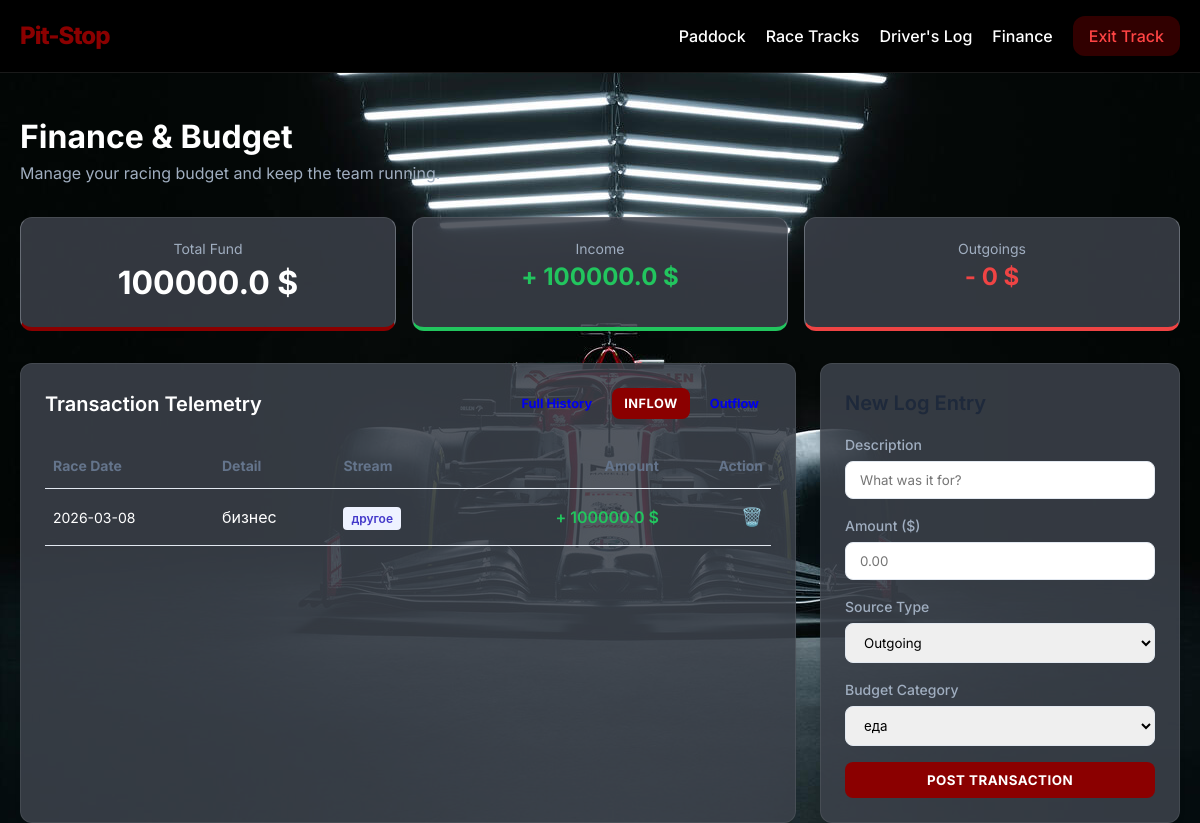
/finances?type=income (signed in), run on the app's committed database.
### app.py (models this page shows)
class Finance(db.Model):
    id         = db.Column(db.Integer, primary_key=True)
    title      = db.Column(db.String(200), nullable=False)
    amount     = db.Column(db.Float, nullable=False)
    type       = db.Column(db.String(10), nullable=False)
    category   = db.Column(db.String(50), default='другое')
    created_at = db.Column(db.DateTime, default=datetime.utcnow)
    user_id    = db.Column(db.Integer, db.ForeignKey('user.id'), nullable=False)

### app.py (the view)
@app.route('/finances')
@login_required
def finances():
    u = get_user()
    ftype    = request.args.get('type', 'all')
    q        = Finance.query.filter_by(user_id=u.id)
    if ftype in ('income', 'expense'): q = q.filter_by(type=ftype)
    all_recs = Finance.query.filter_by(user_id=u.id).all()
    income   = sum(f.amount for f in all_recs if f.type == 'income')
    expense  = sum(f.amount for f in all_recs if f.type == 'expense')
    cat_data = {}
    for f in all_recs:
        if f.type == 'expense':
            cat_data[f.category] = round(cat_data.get(f.category, 0) + f.amount, 2)
    return render_template('finances.html', user=u, records=q.order_by(Finance.created_at.desc()).all(),
                           income=round(income,2), expense=round(expense,2),
                           balance=round(income-expense,2), ftype=ftype,
                           categories=CATEGORIES, cat_data=cat_data)

### app.py (called while the page is built)
def login_required(f):
    @wraps(f)
    def decorated(*args, **kwargs):
        if 'user_id' not in session or User.query.get(session['user_id']) is None:
            session.pop('user_id', None) # Clear invalid session
            flash('Войдите в систему.', 'warning')
            return redirect(url_for('login'))
        return f(*args, **kwargs)
    return decorated

def get_user():
    return User.query.get(session['user_id']) if 'user_id' in session else None

### templates/finances.html (shortened to what this page needs)
{% extends "base.html" %}
{% block content %}
<div style="margin-top: 40px; margin-bottom: 32px;">
    <h1 style="font-size: 2rem; font-weight: 700; color: #fff;">Finance & Budget</h1>
    <p style="color: #a0aec0;">Manage your racing budget and keep the team running.</p>
</div>
<div class="stats-grid" style="grid-template-columns: repeat(auto-fit, minmax(240px, 1fr));">
    <div class="stat-card"
        style="border-bottom: 4px solid var(--primary); background: rgba(60,65,75,0.85); border-top: 1px solid rgba(255,255,255,0.1);">
        <div class="stat-label" style="color: #a0aec0;">Total Fund</div>
        <div class="stat-value" style="font-size: 2rem;">{{ balance }} $</div>
    </div>
    <div class="stat-card"
        style="border-bottom: 4px solid var(--success); background: rgba(60,65,75,0.85); border-top: 1px solid rgba(255,255,255,0.1);">
        <div class="stat-label" style="color: #a0aec0;">Income</div>
        <div class="stat-value" style="color: var(--success);">+ {{ income }} $</div>
    </div>
    <div class="stat-card"
        style="border-bottom: 4px solid var(--error); background: rgba(60,65,75,0.85); border-top: 1px solid rgba(255,255,255,0.1);">
        <div class="stat-label" style="color: #a0aec0;">Outgoings</div>
        <div class="stat-value" style="color: var(--error);">- {{ expense }} $</div>
    </div>
</div>
<div class="dashboard" style="grid-template-columns: 1fr 360px;">
    <div class="card">
        <div class="card-title" style="margin-bottom: 24px;">
            Transaction Telemetry
            <div style="display: flex; gap: 8px;">
                <a href="{{ url_for('finances', type='all') }}"
                    class="btn {% if ftype == 'all' %}btn-primary{% else %}btn-secondary{% endif %}"
                    style="padding: 6px 12px; font-size: 0.8rem;">Full History</a>
                <a href="{{ url_for('finances', type='income') }}"
                    class="btn {% if ftype == 'income' %}btn-primary{% else %}btn-secondary{% endif %}"
                    style="padding: 6px 12px; font-size: 0.8rem;">Inflow</a>
                <a href="{{ url_for('finances', type='expense') }}"
                    class="btn {% if ftype == 'expense' %}btn-primary{% else %}btn-secondary{% endif %}"
                    style="padding: 6px 12px; font-size: 0.8rem;">Outflow</a>
            </div>
        </div>
        {% if records %}
        <table style="width: 100%; border-collapse: collapse;">
            <thead>
                <tr
                    style="text-align: left; border-bottom: 1px solid var(--border); color: var(--text-muted); font-size: 0.875rem;">
                    <th style="padding: 12px 8px;">Race Date</th>
                    <th style="padding: 12px 8px;">Detail</th>
                    <th style="padding: 12px 8px;">Stream</th>
                    <th style="padding: 12px 8px; text-align: right;">Amount</th>
                    <th style="padding: 12px 8px; text-align: right;">Action</th>
                </tr>
            </thead>
            <tbody>
                {% for r in records %}
                <tr style="border-bottom: 1px solid var(--border); transition: background 0.1s;">
                    <td style="padding: 16px 8px; font-size: 0.875rem;">{{ r.created_at.strftime('%Y-%m-%d') }}</td>
                    <td style="padding: 16px 8px;">{{ r.title }}</td>
                    <td style="padding: 16px 8px;"><span class="badge" style="background: #eef2ff; color: #4338ca;">{{
                            r.category }}</span></td>
                    <td
                        style="padding: 16px 8px; text-align: right; font-weight: 600; color: {% if r.type == 'income' %}var(--success){% else %}var(--error){% endif %};">
                        {% if r.type == 'income' %}+{% else %}-{% endif %} {{ r.amount }} $
                    </td>
                    <td style="padding: 16px 8px; text-align: right;">
                        <form action="{{ url_for('delete_finance', fid=r.id) }}" method="POST"
                            onsubmit="return confirm('Retract transaction?')" style="display: inline;">
                            <button type="submit"
                                style="background: none; border: none; font-size: 1.1rem; cursor: pointer;">🗑️</button>
                        </form>
                    </td>
                </tr>
                {% endfor %}
            </tbody>
        </table>
        {% else %}
        <p style="text-align: center; padding: 48px 0; color: var(--text-muted);">No telemetry data. Fuel up or find a
            sponsor!</p>
        {% endif %}
    </div>
    <div style="display: flex; flex-direction: column; gap: 24px;">
        <div class="card">
            <h3 class="card-title" style="color: #1e293b;">New Log Entry</h3>
            <form action="{{ url_for('add_finance') }}" method="POST">
                <div class="form-group">
                    <label>Description</label>
                    <input type="text" name="title" class="form-input" required placeholder="What was it for?">
                </div>
                <div class="form-group">
                    <label>Amount ($)</label>
                    <input type="number" step="0.01" name="amount" class="form-input" required placeholder="0.00">
                </div>
                <div class="form-group">
                    <label>Source Type</label>
                    <select name="type" class="form-input">
                        <option value="expense" selected>Outgoing</option>
                    </select>
                </div>
                <div class="form-group">
                    <label>Budget Category</label>
                    <select name="category" class="form-input">
                        {% for c in categories %}
                        <option value="{{ c }}">{{ c }}</option>
                        {% endfor %}
                    </select>
                </div>
                <button type="submit" class="btn btn-primary" style="width: 100%;">Post Transaction</button>
            </form>
        </div>
    </div>
</div>
{% endblock %}

### static/css/style.css (style rules this page uses)
:root { --primary: #8b0000; --primary-hover: #660000; --bg-main: #000000; --bg-card: #ffffff; --text-main: #1e293b; --text-muted: #64748b; --border: #e2e8f0; --success: #22c55e; --error: #ef4444; --warning: #f59e0b; --radius: 12px; --shadow: 0 4px 6px -1px rgb(0 0 0 / 0.1), 0 2px 4px -2px rgb(0 0 0 / 0.1); }
* { margin: 0; padding: 0; box-sizing: border-box; font-family: 'Inter', -apple-system, BlinkMacSystemFont, "Segoe UI", Roboto, sans-serif; }
body { background-image: url('../img/bg.jpg'); background-size: cover; background-attachment: fixed; background-position: center; color: var(--text-main); line-height: 1.5; min-height: 100vh; }
.dashboard { display: grid; grid-template-columns: repeat(auto-fit, minmax(300px, 1fr)); gap: 24px; margin-top: 32px; }
.card { background: rgba(60, 65, 75, 0.88); border-radius: var(--radius); border: 1px solid rgba(255, 255, 255, 0.08); padding: 24px; box-shadow: var(--shadow); color: #ffffff; }
.card-title { font-size: 1.25rem; font-weight: 600; color: #ffffff; margin-bottom: 16px; display: flex; justify-content: space-between; align-items: center; }
.form-group { margin-bottom: 16px; }
.form-group label { display: block; font-size: 0.875rem; font-weight: 500; margin-bottom: 6px; color: #a0aec0; }
.form-input { width: 100%; padding: 10px 14px; border: 1px solid var(--border); border-radius: 8px; outline: none; transition: border-color 0.2s; }
.btn { display: inline-block; padding: 10px 20px; border-radius: 8px; font-weight: 700; text-align: center; cursor: pointer; transition: all 0.2s; border: none; text-decoration: none; }
.btn-primary { background: var(--primary); color: white; text-transform: uppercase; letter-spacing: 0.5px; }
.stats-grid { display: grid; grid-template-columns: repeat(auto-fit, minmax(150px, 1fr)); gap: 16px; margin-bottom: 32px; }
.stat-card { background: rgba(255, 255, 255, 0.93); padding: 20px; border-radius: var(--radius); text-align: center; border: 1px solid rgba(226, 232, 240, 0.3); }
.stat-value { font-size: 1.5rem; font-weight: 700; color: #ffffff; }
.stat-label { font-size: 0.875rem; color: var(--text-muted); }
.badge { padding: 4px 8px; border-radius: 4px; font-size: 0.75rem; font-weight: 600; }

### templates/base.html (style rules this page uses)
a, button, input { transition: all 0.2s ease; }

### data on the page
Finance: created_at "2026-03-08", title "бизнес", category "другое", amount "100000.0"

### other printed values
{{ balance }} "100000.0"
{{ income }} "100000.0"
{{ expense }} "0"
form field category "еда"
